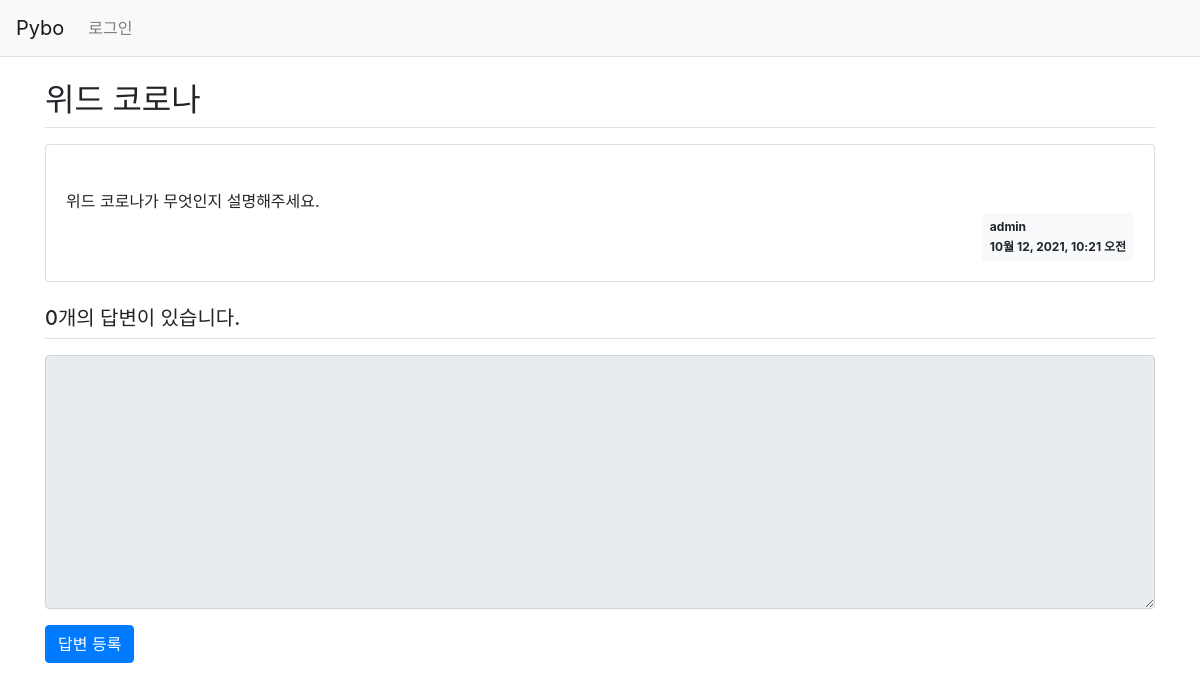
Page /pybo/3/ on the earlier database version.
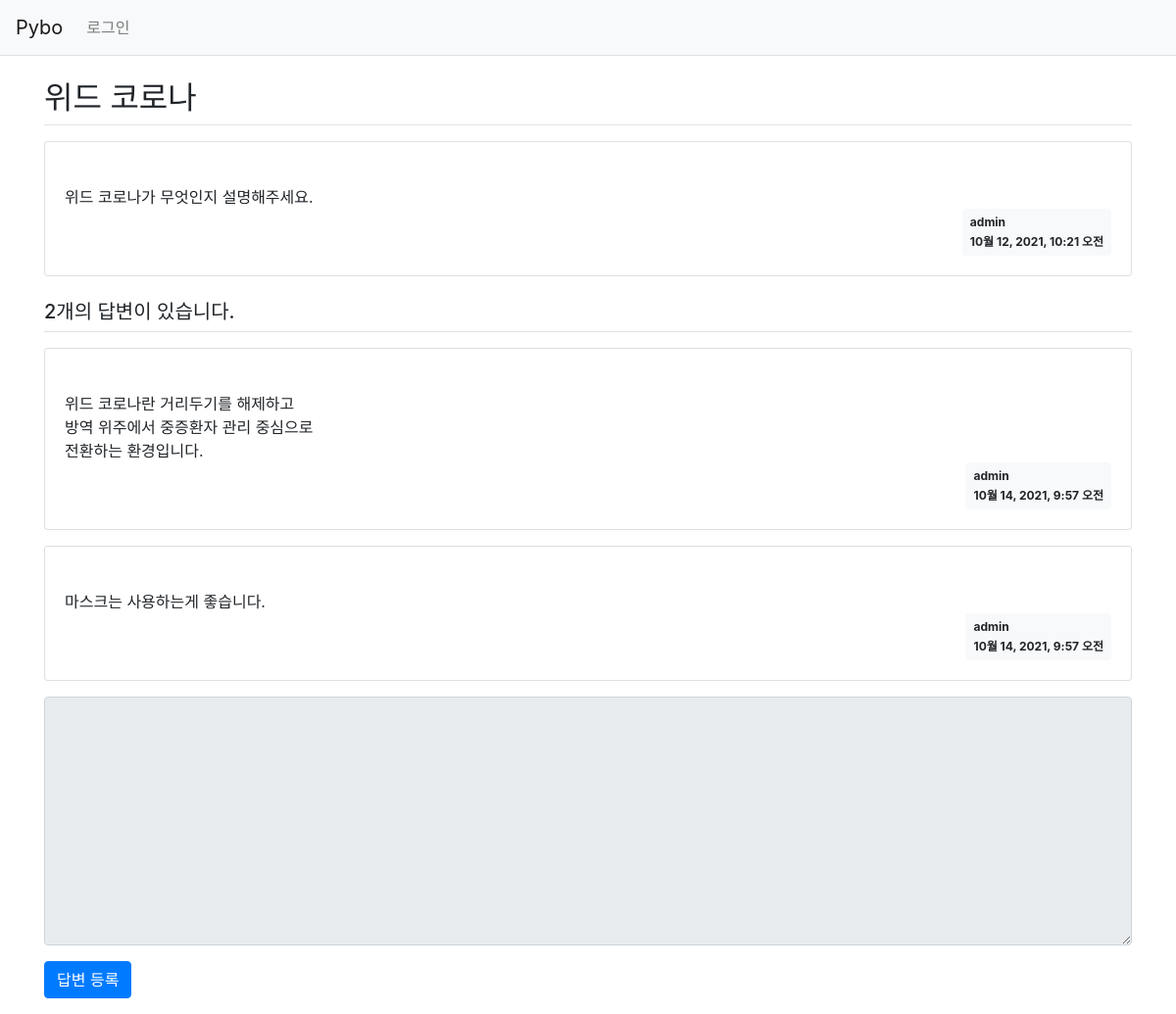
Same page on the later database version.
### pybo/models.py (models this page shows, shortened)
class Question(models.Model):
    author = models.ForeignKey(User, on_delete=models.CASCADE)
    subject = models.CharField(max_length=200)
    content = models.TextField()
    create_date = models.DateTimeField()
    modify_date = models.DateTimeField(null=True, blank=True)

class Answer(models.Model):
    author = models.ForeignKey(User, on_delete=models.CASCADE)
    question = models.ForeignKey(Question, on_delete=models.CASCADE)
    content = models.TextField()
    create_date = models.DateTimeField()
    modify_date = models.DateTimeField(null=True, blank=True)

### pybo/views.py (the view)
# urls.py: path('<int:question_id>/', views.detail, name='detail'),
def detail(request, question_id):
    question = Question.objects.get(id=question_id)
    context = {'question': question}
    return render(request, 'pybo/detail.html', context)

### templates/pybo/detail.html (shortened to what this page needs)
{% extends 'base.html' %}
{% block content %}
    <div class="container my-3">
        <h2 class="border-bottom py-2">{{ question.subject }}</h2>
        <div class="card my-3">
            <div class="card-body">
                <div class="card-text" style="white-space: pre-line">
                    {{ question.content }}
                </div>
                <div class="d-flex justify-content-end">
                    <div class="badge badge-light p-2 text-left">
                        <div class="mb-2">{{ question.author.username }}</div>
                        <div>{{ question.create_date }}</div>
                    </div>
                </div>
            </div>
        </div>
        <h5 class="border-bottom my-3 py-2">
            {{ question.answer_set.count }}개의 답변이 있습니다.
        </h5>
        {% for answer in question.answer_set.all %}
        <div class="card my-3">
            <div class="card-body">
                <div class="card-text" style="white-space: pre-line">
                    {{ answer.content }}
                </div>
                <div class="d-flex justify-content-end">
                    <div class="badge badge-light p-2 text-left">
                        <div class="mb-2">{{ answer.author.username }}</div>
                        <div>{{ answer.create_date }}</div>
                    </div>
                </div>
            </div>
        </div>
        {% endfor %}
        <form action="{% url 'pybo:answer_create' question.id %}" method="post" class="my-3">
            <div class="form-group">
                <textarea name="content" id="content" rows="10" class="form-control"
                          {% if not user.is_authenticated %}disabled {% endif %}></textarea>
            </div>
            <input type="submit" value="답변 등록" class="btn btn-primary">
        </form>
    </div>
{% endblock %}

Differences in the rows shown:
computed for Question "위드 코로나": answer_set.count "0" → "2"
added Answer: content "위드 코로나란 거리두기를 해제하고 방역 위주에서 중증환자 관리 중심으로 전환하는 환경입니다.", author.username "admin", create_date "10월 14, 2021, 9:57 오전"
added Answer: content "마스크는 사용하는게 좋습니다.", author.username "admin", create_date "10월 14, 2021, 9:57 오전"
